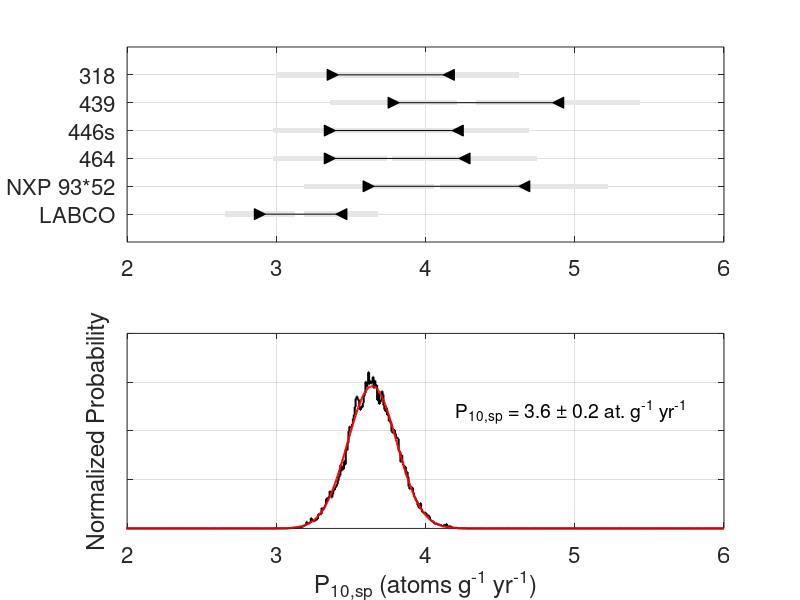

MATLAB code for this plot:
% this script uses the zero erosion and steady erosion assumptions to solve
% for the maximum and minimum be-10 p rates in pyroxene.

clear all
close all

%% other script below here. 

% This script is supposed to use min/max constraints to get a summary
% distribution. 
% 

rs = load('SULA_minmax.mat');

rc_min =  load('LABCO_MC_zeroerosion.mat');

rc_max = load('LABCO_MC_steadyerosion.mat');

rc.min = mean(rc_min.P10sp);
rc.dmin = std(rc_min.P10sp);

rc.max = mean(rc_max.P10sp);
rc.dmax = std(rc_max.P10sp);


% Define data

mins = [rs.P10_tt; rc.min];
maxs = [rs.P10_ee; rc.max];

% Define uncertainties

dmins = [rs.dP10_tt; rc.dmin];
dmaxs = [rs.dP10_ee; rc.dmax];

% Make a plot 

figure; subplot(2,1,1);
for a = 1:length(mins)
    % Make boxes showing individual uncerts
    xx = [1 -1 -1 1 1].*dmins(a) + mins(a);
    yy = [1 1 -1 -1 1].*0.1 + (length(mins)+1 - a);
    fill(xx,yy,[0.9 0.9 0.9],'edgecolor','none'); hold on;
    xx = [1 -1 -1 1 1].*dmaxs(a) + maxs(a);
    yy = [1 1 -1 -1 1].*0.1 + (length(mins)+1 - a);
    fill(xx,yy,[0.9 0.9 0.9],'edgecolor','none');
    % Dots and connector lines
    xx = [mins(a) maxs(a)];
    yy = [1 1].*(length(mins)+1 - a);
    plot(xx,yy,'k','linewidth',0.5);
    plot(mins(a),(length(mins)+1 - a),'>k','markerfacecolor','k','markersize',8);
    plot(maxs(a),(length(mins)+1 - a),'<k','markerfacecolor','k','markersize',8);
end

ids = {'318', '439', '446s', '464', 'NXP 93*52', 'LABCO'};

set(gca,'xlim',[2 6], 'ylim', [0 length(maxs)+1],'FontSize', 16, 'ytick',[1:6],'yticklabel',flip(ids));
grid on;
box on;
    

%% Now try a Monte Carlo simulation to come up with a permissible
% distribution for the right value. 

ni = 100000;

xgrid = linspace(0,6,1000);
nprobs = zeros(ni,length(xgrid));


for a = 1:ni
    % Each iteration, choose values for each min-max pair
    thismin = randn(size(mins)).*dmins + mins;
    thismax = randn(size(mins)).*dmaxs + maxs;
    % Everything between the highest min and the lowest max has equal
    % probability. 
    OK = ((xgrid <= min(thismax)) & (xgrid >= max(thismin))); % logical array
    this_pdf = double(OK);
    % Normalize to total probability = 1
    if any(OK)
        this_pdf = this_pdf./sum(this_pdf);
    end
    nprobs(a,:) = this_pdf;
end

% Summate all the iterations to get a summary distribution. 
total_prob = sum(nprobs)./ni;

% approximate normal distribution

weights = total_prob(total_prob > 0)./sum(total_prob(total_prob > 0));
values =  xgrid(total_prob>0);
mu = sum(values.*weights)./sum(weights);
sig = std(values, weights);


pdf_est = (1./(sig.*sqrt(2.*pi))).*exp(-0.5.*((xgrid - mu)./sig).^2);

% add Eaves distribution
% pd_eaves = makedist('Normal', 'mu', 3.6, 'sigma', 0.8);
% pdf_est_eaves = pdf(pd_eaves, xgrid);

subplot(2,1,2);
hold on 
stairs(xgrid,total_prob./sum(total_prob), 'k', 'LineWidth', 1.5);
plot(xgrid, pdf_est./sum(pdf_est), 'r', 'LineWidth', 1.5)
% plot(xgrid, pdf_est_eaves./sum(pdf_est_eaves), 'color', [0 0 1 0.4], 'LineWidth', 1.5)
txt = (['P_{10,sp} = ', sprintf('%0.1f', mu), ' ± ', sprintf('%0.1f', sig), ' at. g^{-1} yr^{-1}']);
text(4.2, 0.012, txt, 'FontSize', 14);

grid on;
box on;
set(gca,'xlim',[2 6], 'FontSize', 16, 'YTickLabel', []);
xlabel('P_{10,sp} (atoms g^{-1} yr^{-1})')
ylabel('Normalized Probability')
        
    
